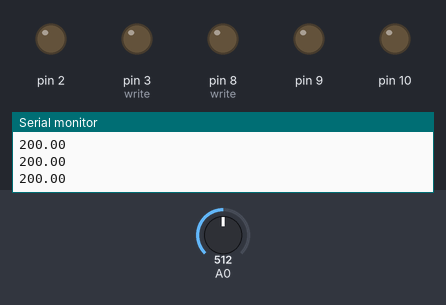
Recording of a sketch running on a simulated Arduino Uno, built with avr-gcc and run on an emulated ATmega328P. Parts: output pins drawn as LEDs (lit = HIGH), the last lines printed to the serial monitor. The inputs (shaded band) are chosen by the test bench; at power-on: A0 = 512. Pins used as bus, display or sensor lines are not drawn.

Above: at 2.4 s.
2.5 s: A0 set to 541
At 3.7 s:
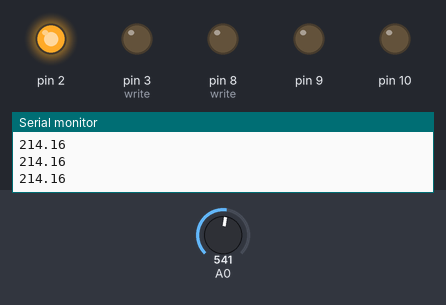
4.0 s: A0 set to 511
At 4.7 s:
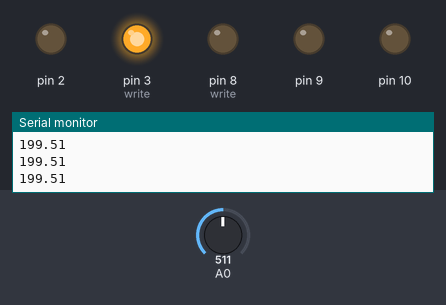
5.5 s: A0 set to 119
7.0 s: A0 set to 118
At 8.2 s:
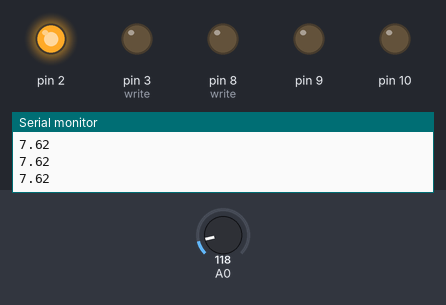
8.5 s: A0 set to 122
At 9.5 s:
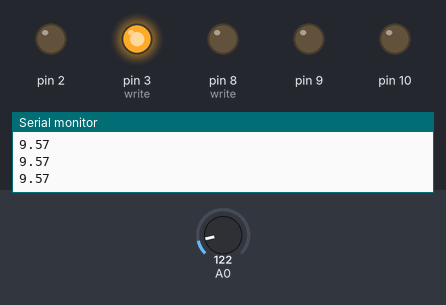
Timing chart, 0 to 11.0 s (numbered marks = the images above; inputs shaded):
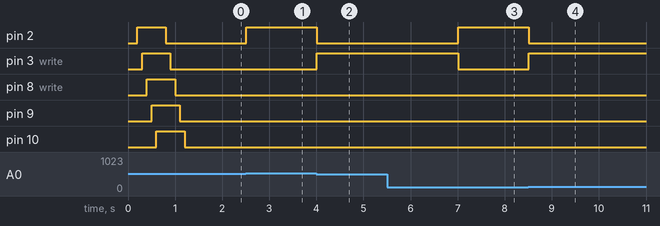

Measured:
- the behaviour switches between 540 and 541 on A0 (found by bisection; images 0 and 1)
- the behaviour switches between 119 and 118 on A0 (found by bisection; images 2 and 3)
- after the input at 2.5 s, pin 2: LOW → HIGH at once
- after the input at 4.0 s, pin 2: HIGH → LOW at once; pin 3 (write): LOW → HIGH at once
- after the input at 7.0 s, pin 2: LOW → HIGH at once; pin 3 (write): HIGH → LOW at once
- after the input at 8.5 s, pin 2: HIGH → LOW at once; pin 3 (write): LOW → HIGH at once

The sketch:

thermometerBinary.ino
```cpp
void ledTest ()
{
  digitalWrite (0, HIGH);
  delay (100);
  digitalWrite (1, HIGH);
  delay (100);
  digitalWrite (2, HIGH);
  delay (100);
  digitalWrite (3, HIGH);
  delay (100);
  digitalWrite (8, HIGH);
  delay (100);
  digitalWrite (9, HIGH);
  delay (100);
  digitalWrite (10, HIGH);
  digitalWrite (0, LOW);
  delay (100);
  digitalWrite (1, LOW);
  delay (100);
  digitalWrite (2, LOW);
  delay (100);
  digitalWrite (3, LOW);
  delay (100);
  digitalWrite (8, LOW);
  delay (100);
  digitalWrite (9, LOW);
  delay (100);
  digitalWrite (10, LOW);
}

int getTemp ()
{
  int reading = analogRead (A0);
  float voltage = reading * 5.0;
  voltage /= 1024.0;
  float tempC = (voltage - 0.5) * 100;
  //Serial.print (tempC); Serial.println (" C");
  Serial.println (tempC);
  return tempC;
}

void convertBinary (int x)
{
  int e0, e1, exp = 2, write;

  e0 = x % 10;
  e1 = x / 10;

  write = 3;
  do
  {
    if ((e0 % 2) == 0)
    {
      digitalWrite (write, LOW);
    }
    else
    {
      digitalWrite (write, HIGH);
      //Serial.println (e0);
    }
    e0 /= 2;
    write--;

    delay (1000);
  }while (e0 != 1);

  write = 8;

  do
  {
    if ((e1 % 2) == 0)
      digitalWrite (write, LOW);
    else
      digitalWrite (write, HIGH);
      e1 /= 2;
      write++;
  }while (e1 != 1);
}

int binaryLookup (int x)
{
  int e0, e1;
  e0 = x % 10;
  e1 = x / 10;
  switch (e0)
  {
    case 0:
      digitalWrite (0, LOW);
      digitalWrite (1, LOW);
      digitalWrite (2, LOW);
      digitalWrite (3, LOW);
      break;
    case 1:
      digitalWrite (0, HIGH);
      digitalWrite (1, LOW);
      digitalWrite (2, LOW);
      digitalWrite (3, LOW);
      break;
    case 2:
      digitalWrite (0, LOW);
      digitalWrite (1, HIGH);
      digitalWrite (2, LOW);
      digitalWrite (3, LOW);
      break;
    case 3:
      digitalWrite (0, HIGH);
      digitalWrite (1, HIGH);
      digitalWrite (2, LOW);
      digitalWrite (3, LOW);
      break;
    case 4:
      digitalWrite (0, LOW);
      digitalWrite (1, LOW);
      digitalWrite (2, HIGH);
      digitalWrite (3, LOW);
      break;
    case 5:
      digitalWrite (0, HIGH);
      digitalWrite (1, LOW);
      digitalWrite (2, HIGH);
      digitalWrite (3, LOW);
      break;
    case 6:
      digitalWrite (0, LOW);
      digitalWrite (1, HIGH);
      digitalWrite (2, HIGH);
      digitalWrite (3, LOW);
      break;
    case 7:
      digitalWrite (0, HIGH);
      digitalWrite (1, HIGH);
      digitalWrite (2, HIGH);
      digitalWrite (3, LOW);
      break;
    case 8:
      digitalWrite (0, LOW);
      digitalWrite (1, LOW);
      digitalWrite (2, LOW);
      digitalWrite (3, HIGH);
      break;
    case 9:
      digitalWrite (0, HIGH);
      digitalWrite (1, LOW);
      digitalWrite (2, LOW);
      digitalWrite (3, HIGH);
  }
  switch (e1)
  {
    case 0:
      digitalWrite (8, LOW);
      digitalWrite (9, LOW);
      digitalWrite (10, LOW);
      break;
    case 1:
      digitalWrite (8, HIGH);
      digitalWrite (9, LOW);
      digitalWrite (10, LOW);
      break;
    case 2:
      digitalWrite (8, LOW);
      digitalWrite (9, HIGH);
      digitalWrite (10, LOW);
      break;
    case 3:
      digitalWrite (8, HIGH);
      digitalWrite (9, HIGH);
      digitalWrite (10, LOW);
      break;
    case 4:
      digitalWrite (8, LOW);
      digitalWrite (9, LOW);
      digitalWrite (10, HIGH);
      break;
    case 5:
      digitalWrite (8, HIGH);
      digitalWrite (9, LOW);
      digitalWrite (10, HIGH);
      break;
    case 6:
      digitalWrite (8, LOW);
      digitalWrite (9, HIGH);
      digitalWrite (10, HIGH);
      break;
    case 7:
      digitalWrite (8, HIGH);
      digitalWrite (9, HIGH);
      digitalWrite (10, HIGH);
      break;
    case 8:
      digitalWrite (8, LOW);
      digitalWrite (9, LOW);
      digitalWrite (10, LOW);
      break;
    case 9:
      digitalWrite (8, LOW);
      digitalWrite (9, LOW);
      digitalWrite (10, LOW);
      break;
  }
}

void setup ()
{
  Serial.begin (9600);
  pinMode (0, OUTPUT);
  pinMode (1, OUTPUT);
  pinMode (2, OUTPUT);
  pinMode (3, OUTPUT);
  pinMode (8, OUTPUT);
  pinMode (9, OUTPUT);
  pinMode (10, OUTPUT);
  pinMode (13, INPUT);
  ledTest ();
}


void loop ()
{
  /*
  float avgTemp;
  int i;
  for (i = 0, avgTemp = 0; i < 100; i++)
  {
    avgTemp += getTemp ();
  }
  avgTemp /= 100;*/
  getTemp();
  binaryLookup (getTemp());
  //delay (10000);
}
```
